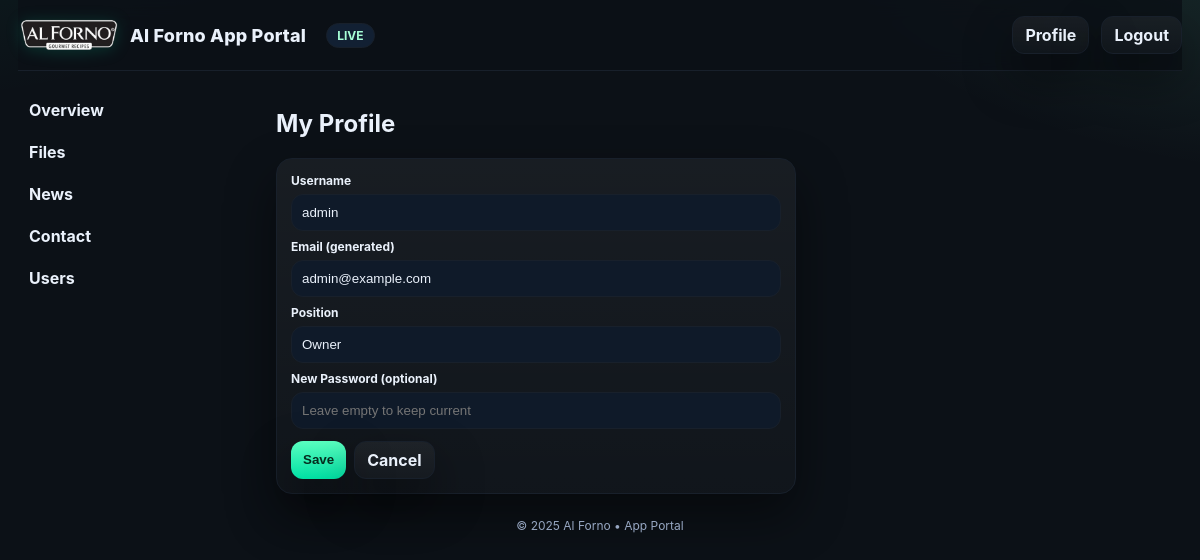
Screenshot of /profile (signed in) with the database file from the repository.
### tables this page shows
CREATE TABLE users (
            id INTEGER PRIMARY KEY AUTOINCREMENT,
            username TEXT UNIQUE NOT NULL,
            email TEXT UNIQUE NOT NULL,
            position TEXT,
            role TEXT NOT NULL DEFAULT 'viewer',
            password_hash TEXT NOT NULL,
            created_at TEXT NOT NULL
        );

### app.py (the view, shortened to what this page needs)
@app.route("/profile", methods=["GET","POST"])
@login_required
def profile():
    with engine.begin() as conn:
        row = conn.execute(text(
            "SELECT id, username, email, position, role, password_hash, created_at FROM users WHERE id=:id"
        ), {"id": current_user.id}).fetchone()
    user = User(*row)
    return render_template("profile.html", user=user, year=datetime.now().year)

### app.py (called while the page is built)
@login_manager.user_loader
def load_user(user_id):
    with engine.begin() as conn:
        row = conn.execute(text(
            "SELECT id, username, email, position, role, password_hash, created_at FROM users WHERE id=:id"
        ), {"id": user_id}).fetchone()
    return User(*row) if row else None

### templates/profile.html (shortened to what this page needs)
{% extends "base.html" %}
{% block content %}
  <h1>My Profile</h1>
  <form method="post" class="card" style="max-width:520px">
    <label>Username</label>
    <input name="username" value="{{ user.username }}" required />
    <label style="margin-top:8px">Email (generated)</label>
    <input value="{{ user.email }}" disabled />
    <label style="margin-top:8px">Position</label>
    <input name="position" value="{{ user.position or '' }}" />
    <label style="margin-top:8px">New Password (optional)</label>
    <input name="password" type="password" placeholder="Leave empty to keep current" />
    <div style="margin-top:12px;display:flex;gap:8px">
      <button class="btn btn-primary" type="submit">Save</button>
      <a class="btn" href="{{ url_for('home') }}">Cancel</a>
    </div>
  </form>
{% endblock %}

### templates/base.html (style rules this page uses)
:root { --bg:#0c1117; --grad-a: rgba(0,224,164,.10); --grad-b: rgba(124,249,203,.16); --card:#0f1520; --glass1: rgba(255,255,255,.05); --glass2: rgba(255,255,255,.02); --stroke:#18202b; --ink:#eaf1fb; --muted:#97a7c2; --chip:#122033; --ok:#27e2a4; --danger:#ff6b6b; --btn:#00e0a4; --btn2:#5affc0; --shadow: 0 22px 50px rgba(0,0,0,.45); }
* { box-sizing:border-box }
html,body { height:100% }
body { margin:0; font-family: Inter, system-ui, -apple-system, Segoe UI, Roboto, Arial, sans-serif; color:var(--ink); background: radial-gradient(1000px 500px at -15% -25%, var(--grad-a), transparent 62%), radial-gradient(1000px 500px at 115% -15%, var(--grad-b), transparent 60%), #0c1117; }
a { color:inherit;text-decoration:none }
.btn { background: linear-gradient(180deg, var(--glass1), var(--glass2)); border:1px solid var(--stroke); padding:8px 12px;border-radius:12px; display:inline-flex;gap:8px;align-items:center;cursor:pointer; font-weight:700;box-shadow:var(--shadow) }
.btn-primary { background: linear-gradient(180deg, var(--btn2), var(--btn)); color:#062d1f;border:0;font-weight:800 }
.card { background:linear-gradient(180deg, rgba(255,255,255,.05), rgba(255,255,255,.02)); border:1px solid var(--stroke);border-radius:16px;box-shadow:var(--shadow);padding:14px }
input,select,textarea { width:100%;padding:10px;border-radius:12px;border:1px solid var(--stroke); background:#0f1a29;color:var(--ink) }
label { font-weight:700;font-size:12px;margin-bottom:6px;display:block }

### rows the page displays
users: username "admin", email "admin@example.com", position "Owner"
